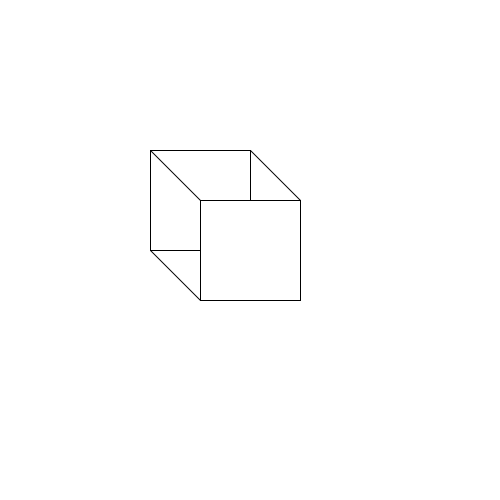
Frame 1 (no input)
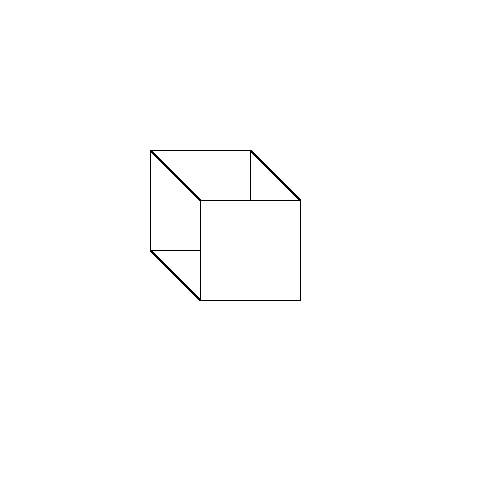
Frame 60 (the mouse pressed at the canvas centre just before this capture)
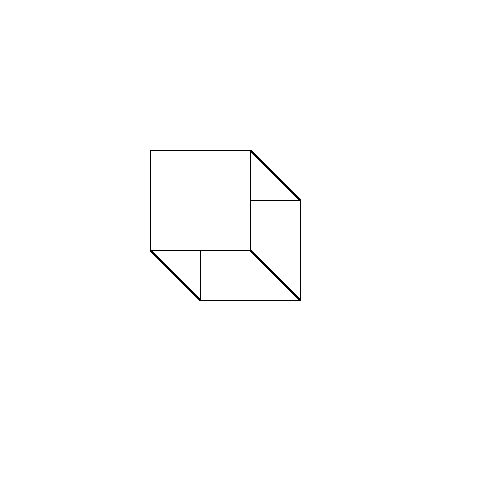
Frame 120 (the mouse held since frame 60 and released just before this capture)

The Processing sketch that drew these frames (run headless with seeded random() and noise(); from frame 60 on, the mouse is pressed at the canvas centre):

// Processing sketch: Necker_Cube_Illusion
// ── Necker_Cube_Illusion.pde
void setup(){
  size(500, 500);
  background(255, 255, 255);
    
}

void draw(){
  line(200, 200, 300, 200);
  line(200, 300, 300, 300);
  line(200, 200, 200, 300);
  line(300, 300, 300, 200);
  
  line(150, 150, 250, 150);
  line(150, 250, 250, 250);
  line(150, 150, 150, 250);
  line(250, 150, 250, 250);
  
  line(150, 150, 200, 200);
  line(150, 250, 200, 300);
  line(250, 250, 300, 300);
  line(250, 150, 300, 200);
  
  if(!mousePressed){    
    stroke(0);
    square(200, 200, 100);    
  }else{
    stroke(0);
    square(150, 150, 100);
  }
}
